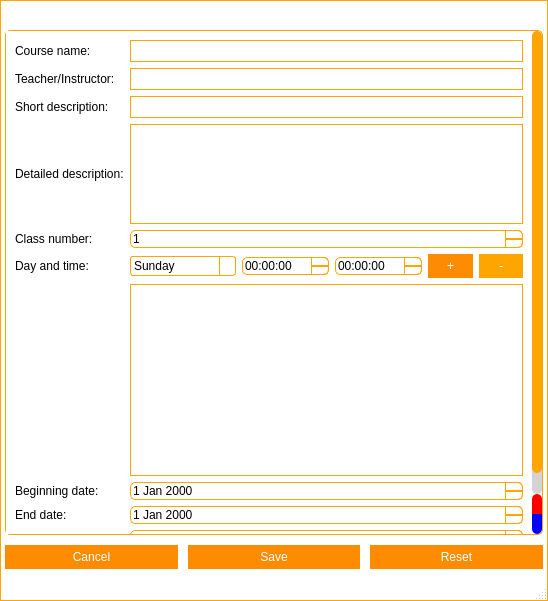
<?xml version="1.0" encoding="UTF-8"?>
<ui version="4.0">
 <class>frmManageClass</class>
 <widget class="QMainWindow" name="frmManageClass">
  <property name="windowModality">
   <enum>Qt::ApplicationModal</enum>
  </property>
  <property name="geometry">
   <rect>
    <x>0</x>
    <y>0</y>
    <width>548</width>
    <height>601</height>
   </rect>
  </property>
  <property name="minimumSize">
   <size>
    <width>0</width>
    <height>600</height>
   </size>
  </property>
  <property name="windowTitle">
   <string>Manage Class | SmartClass</string>
  </property>
  <property name="windowIcon">
   <iconset resource="resources.qrc">
    <normaloff>:/images/logos/Logo.png</normaloff>:/images/logos/Logo.png</iconset>
  </property>
  <property name="styleSheet">
   <string notr="true">QWidget#titleBar{
	background-color: #FFF;
	border-top: 1px solid orange;
	border-left: 1px solid orange;
	border-right: 1px solid orange;
	color: #000;
}

QWidget#centralWidget, QStatusBar{
	background-color: #FFF;
	border-left: 1px solid orange;
	border-right: 1px solid orange;
}

QStatusBar{
	border-bottom: 1px solid orange;
}

/*QTabWidget::pane {
    border-top: 1px solid orange;
}*/

QSlider::handle:horizontal {
    background: orange;
}

/* Vertical and horizontal line customization */

QFrame[frameShape=&quot;4&quot;]
{
    color: orange;
}

QFrame[frameShape=&quot;5&quot;]
{
    color: orange;
}

/* QTabWidget elements customization */

QTabWidget::pane {
/*	border-top: 1px solid orange;*/
	background: white;
}

QTabWidget::tab-bar {
    left: 5px;
}

QTabBar::tab {
	background: white;
    min-width: 120px;
    min-height: 20px;
    padding: 2px;
	border-top-left-radius: 5px;
	border-top-right-radius: 5px;
	margin-top: 6px;
}

QTabBar::tab:selected, QTabBar::tab:hover {
	background: white;
	border-top: 1px solid orange;
	border-right: 1px solid orange;
	border-left: 1px solid orange;
}

QTabBar::tab:selected {
	background: white;
	border-top: 2px solid orange;
	border-right: 2px solid orange;
	border-left: 2px solid orange;
}

QTabBar::tab:!selected {
    margin-bottom: 3px;
}

QTabBar QToolButton{
	background-color: white;
	border: none;
	color: black;
}

QTabBar QToolButton::hover{
	background-color: darkorange;
}

QTabBar QToolButton::pressed{
	background-color: orange;
}

QTabBar QToolButton::!enabled{
	background-color: orange;
}

QWidget#tabFile, QWidget#tabManagement, QWidget#tabTools, QWidget#tabHelp, QWidget#tabFileLayout, QWidget#tabManagementLayout, QWidget#tabToolsLayout, QWidget#tabHelpLayout, QWidget#screenManagerLayout{
	background: white;
}

QLineEdit{
	border: 1px solid orange;
	min-height: 20px;
}

QPlainTextEdit{
	border: 1px solid orange;
	min-height: 40px;
}

QPushButton{
	background-color: darkorange;
	border: 5px solid darkorange;
	color: white;
}

QPushButton::hover{
	background-color: orange;
	border: 5px solid orange;
}

QPushButton::pressed{
	background-color: darkorange;
	border: 5px solid darkorange;
}

QPushButton::!enabled{
	background-color: orange;
	border: 5px solid orange;
}

/*
	QScroll Area
*/

QScrollArea{
	border: none;
}

QScrollArea#scrollManager{
	border: 1px solid orange;
	border-radius: 5px;
}

/* QScrollBar Horizontal*/

QScrollBar:horizontal {
    background: lightgray;
    height: 10px;
    margin: 0px 40px 0 0px;
	border-radius: 5px;
}

QScrollBar::handle:horizontal {
    background: orange;
	border-radius: 5px;
    min-width: 20px;
}

QScrollBar::add-line:horizontal {
    background: blue;
    width: 20px;
    subcontrol-position: right;
    subcontrol-origin: margin;
	border-top-right-radius: 5px;
	border-bottom-right-radius: 5px;
}

QScrollBar::sub-line:horizontal {
    background: red;
    width: 20px;
    subcontrol-position: top right;
    subcontrol-origin: margin;
    position: absolute;
    right: 20px;
	border-top-left-radius: 5px;
	border-bottom-left-radius: 5px;
}

QScrollBar::sub-line:horizontal:hover {
    background: darkred;
}

QScrollBar::sub-line:horizontal:pressed {
    background: red;
}

QScrollBar::add-line:horizontal:hover {
    background: darkblue;
}

QScrollBar::add-line:horizontal:pressed {
    background: blue;
}

QScrollBar:left-arrow:horizontal{
	image: url(:/images/scrollbar/slide_left.PNG);
    width: 10px;
    height: 10px;
}

QScrollBar::right-arrow:horizontal {
	image: url(:/images/scrollbar/slide_right.PNG);
    width: 10px;
    height: 10px;
}

QScrollBar::add-page:horizontal, QScrollBar::sub-page:horizontal {
    background: none;
}

/* QScrollBar Vertical*/

QScrollBar:vertical {
    background: lightgray;
    width: 10px;
    margin: 0px 0px 40px 0px;
	border-radius: 5px;
}

QScrollBar::handle:vertical {
    background: orange;
	border-radius: 5px;
    min-width: 20px;
}

QScrollBar::add-line:vertical {
    background: blue;
    height: 20px;
    subcontrol-position: bottom;
    subcontrol-origin: margin;
	border-bottom-right-radius: 5px;
	border-bottom-left-radius: 5px;
}

QScrollBar::sub-line:vertical {
    background: red;
    height: 20px;
    subcontrol-position: bottom right;
    subcontrol-origin: margin;
    position: absolute;
    bottom: 20px;
	border-top-right-radius: 5px;
	border-top-left-radius: 5px;
}

QScrollBar::sub-line:vertical:hover {
    background: darkred;
}

QScrollBar::sub-line:vertical:pressed {
    background: red;
}

QScrollBar::add-line:vertical:hover {
    background: darkblue;
}

QScrollBar::add-line:vertical:pressed {
    background: blue;
}

QScrollBar:up-arrow:vertical{
	image: url(:/images/scrollbar/slide_up.PNG);
	width: 10px;
    height: 10px;
}

 QScrollBar::down-arrow:vertical{
	image: url(:/images/scrollbar/slide_down.PNG);
	width: 10px;
    height: 10px;
}

QScrollBar::add-page:vertical, QScrollBar::sub-page:vertical {
    background: none;
}

/*QComboBox*/

QComboBox {
    border: 1px solid orange;
	background: white;
    border-radius: 3px;
    padding: 1px 18px 1px 3px;
    min-width: 6em;
}

QComboBox:editable {
    background: white;
}

QComboBox:!editable, QComboBox::drop-down:editable {
	background: white;
}

QComboBox:!editable:on, QComboBox::drop-down:editable:on {
    background: white;
}

QComboBox:on {
    padding-top: 3px;
    padding-left: 4px;
}

QComboBox::drop-down {
    subcontrol-origin: padding;
    subcontrol-position: top right;
    width: 15px;

    border-left-width: 1px;
    border-left-color: orange;
    border-left-style: solid;
    border-top-right-radius: 3px;
    border-bottom-right-radius: 3px;
}

QComboBox::drop-down:hover {
    background: orange;
}

QComboBox::down-arrow {
    image: url(&quot;:/images/buttons/Down_Arrow.PNG&quot;);
	width: 10px;
	height: 10px;
}

QComboBox::down-arrow:on {
    top: 1px;
    left: 1px;
}

QComboBox QAbstractItemView {
    border: 1px solid orange;
    selection-background-color: orange;
    border-top-right-radius: 3px;
    border-bottom-right-radius: 3px;
}

QComboBox QAbstractItemView:hover {
	color: orange;
}

/*
 * QToolButton
 */

QToolButton {
	background: transparent;
	border: 1px solid transparent;
	color: black;
}

QToolButton::hover {
	background: darkorange;
	border: 1px solid darkorange;
	color: white;
}

QToolButton::pressed {
	background: orange;
	border: 1px solid orange;
	color: white;
}

/* QSpinBox  QDateEdit*/

QSpinBox, QDoubleSpinBox, QDateEdit, QDateTimeEdit {
	border: 1px solid orange;
	background: white;
    padding-right: 15px; /* make room for the arrows */
	border-radius: 5px;
}

QSpinBox::up-button:disabled,  QSpinBox::up-button:off,
QSpinBox::down-button:disabled,  QSpinBox::down-button:off,
QDoubleSpinBox::up-button:disabled,  QDoubleSpinBox::up-button:off,
QDoubleSpinBox::down-button:disabled,  QDoubleSpinBox::down-button:off,
QDateEdit::up-button:disabled,  QDateEdit::up-button:off,
QDateEdit::down-button:disabled,  QDateEdit::down-button:off,
QDateTimeEdit::up-button:disabled,  QDateTimeEdit::up-button:off,
QDateTimeEdit::down-button:disabled,  QDateTimeEdit::down-button:off{
	background: orange;
}

QSpinBox::up-button, QDoubleSpinBox::up-button, QDateEdit::up-button, QDateTimeEdit::up-button {
    subcontrol-origin: border;
    subcontrol-position: top right;

    width: 16px;
	border: 1px solid orange;
	border-top-right-radius: 5px;
}

QSpinBox::up-button:hover, QDoubleSpinBox::up-button:hover, QDateEdit::up-button:hover, QDateTimeEdit::up-button:hover {
	background: darkorange;
}

QSpinBox::up-button:pressed, QDoubleSpinBox::up-button:pressed, QDateEdit::up-button:pressed, QDateTimeEdit::up-button:pressed {
	background: orange;
}

QSpinBox::up-arrow, QDoubleSpinBox::up-arrow, QDateEdit::up-arrow, QDateTimeEdit::up-arrow {
    border-image: url(:/images/buttons/Up_Arrow.PNG) 1;
    width: 7px;
    height: 7px;
}

QSpinBox::up-arrow:disabled,
QSpinBox::up-arrow:off,
QDoubleSpinBox::up-arrow:disabled,
QDoubleSpinBox::up-arrow:off,
QDateEdit::up-arrow:disabled,
QDateEdit::up-arrow:off,
QDateTimeEdit::up-arrow:disabled,
QDateTimeEdit::up-arrow:off {
   background: transparent;
}

QSpinBox::down-button,
QDoubleSpinBox::down-button,
QDateEdit::down-button,
QDateTimeEdit::down-button {
    subcontrol-origin: border;
    subcontrol-position: bottom right;

    width: 16px;
	border: 1px solid orange;
	border-bottom-right-radius: 5px;
}

QSpinBox::down-button:hover,
QDoubleSpinBox::down-button:hover,
QDateEdit::down-button:hover,
QDateTimeEdit::down-button:hover {
	background: darkorange;
}

QSpinBox::down-button:pressed,
QDoubleSpinBox::down-button:pressed,
QDateEdit::down-button:pressed,
QDateTimeEdit::down-button:pressed {
	background: orange;
}

QSpinBox::down-arrow,
QDoubleSpinBox::down-arrow,
QDateEdit::down-arrow,
QDateTimeEdit::down-arrow {
    border-image: url(:/images/buttons/Down_Arrow.PNG) 1;
    width: 7px;
    height: 7px;
}

QSpinBox::down-arrow:disabled,
QSpinBox::down-arrow:off,
QDoubleSpinBox::down-arrow:disabled,
QDoubleSpinBox::down-arrow:off,
QDateEdit::down-arrow:disabled,
QDateEdit::down-arrow:off,
QDateTimeEdit::down-arrow:disabled,
QDateTimeEdit::down-arrow:off {
   background: transparent;
}

/*QCheckBox*/

QCheckBox {
    spacing: 5px;
}

QCheckBox::indicator {
    width: 13px;
    height: 13px;
}

QCheckBox::indicator:unchecked {
    border: 1px solid orange;
}

QCheckBox::indicator:unchecked:hover {
    border: 2px solid darkorange;
}

QCheckBox::indicator:unchecked:pressed {
    border: 2px solid orange;
}

QCheckBox::indicator:checked {
    border: 1px solid orange;
	image: url(:/images/buttons/Close.PNG);
}

QCheckBox::indicator:checked:hover {
    border: 2px solid darkorange;
	image: url(:/images/buttons/Close.PNG);
}

QCheckBox::indicator:checked:pressed {
    border: 2px solid orange;
	image: url(:/images/buttons/Close.PNG);
}

QCheckBox::indicator:indeterminate:hover {
    border: 2px solid darkorange;
}

QCheckBox::indicator:indeterminate:pressed {
    border: 2px solid orange;
}

/*
 * QTableWidget
 */

QTableWidget{
	border: 1px solid orange;
}

/*
 * QGroupBox
 */

QGroupBox {
    border: 1px solid orange;
    border-radius: 2px;
    margin-top: 10px;
    padding-top: 10px;
}

QGroupBox::title {
    subcontrol-origin: margin;
    subcontrol-position: top middle; /* position at the top center */
    padding: 5px;
    background-color: white;
	border: 1px solid orange;
	border-radius: 2px;
}

/*
 * QListWidget
 */

QListWidget {
    border: 1px solid orange;
}</string>
  </property>
  <widget class="QWidget" name="centralWidget">
   <layout class="QGridLayout" name="gridLayout_2">
    <property name="leftMargin">
     <number>0</number>
    </property>
    <property name="topMargin">
     <number>0</number>
    </property>
    <property name="rightMargin">
     <number>0</number>
    </property>
    <property name="bottomMargin">
     <number>0</number>
    </property>
    <property name="spacing">
     <number>0</number>
    </property>
    <item row="0" column="0">
     <widget class="TitleBar" name="titleBar" native="true">
      <property name="minimumSize">
       <size>
        <width>0</width>
        <height>30</height>
       </size>
      </property>
      <property name="maximumSize">
       <size>
        <width>16777215</width>
        <height>30</height>
       </size>
      </property>
     </widget>
    </item>
    <item row="1" column="0">
     <layout class="QGridLayout" name="gridLayout">
      <property name="leftMargin">
       <number>5</number>
      </property>
      <property name="rightMargin">
       <number>5</number>
      </property>
      <property name="bottomMargin">
       <number>10</number>
      </property>
      <property name="horizontalSpacing">
       <number>0</number>
      </property>
      <property name="verticalSpacing">
       <number>10</number>
      </property>
      <item row="1" column="0">
       <widget class="QScrollArea" name="scrollManager">
        <property name="enabled">
         <bool>true</bool>
        </property>
        <property name="minimumSize">
         <size>
          <width>500</width>
          <height>250</height>
         </size>
        </property>
        <property name="horizontalScrollBarPolicy">
         <enum>Qt::ScrollBarAlwaysOff</enum>
        </property>
        <property name="widgetResizable">
         <bool>true</bool>
        </property>
        <widget class="QWidget" name="screenManagerLayout">
         <property name="geometry">
          <rect>
           <x>0</x>
           <y>0</y>
           <width>526</width>
           <height>525</height>
          </rect>
         </property>
         <layout class="QGridLayout" name="gridLayout_3">
          <item row="5" column="3">
           <widget class="QTimeEdit" name="edtEnd"/>
          </item>
          <item row="8" column="1" colspan="5">
           <widget class="QDateEdit" name="edtBeginningDate"/>
          </item>
          <item row="3" column="1" colspan="5">
           <widget class="QPlainTextEdit" name="edtDetailedDescription">
            <property name="maximumSize">
             <size>
              <width>16777215</width>
              <height>100</height>
             </size>
            </property>
           </widget>
          </item>
          <item row="5" column="2">
           <widget class="QTimeEdit" name="edtBegin"/>
          </item>
          <item row="10" column="1" colspan="5">
           <widget class="QDoubleSpinBox" name="edtPrice">
            <property name="maximum">
             <double>100000000000000000000.000000000000000</double>
            </property>
           </widget>
          </item>
          <item row="5" column="0">
           <widget class="QLabel" name="lblDateAndTime">
            <property name="text">
             <string>Day and time:</string>
            </property>
           </widget>
          </item>
          <item row="10" column="0">
           <widget class="QLabel" name="lblPrice">
            <property name="text">
             <string>Price:</string>
            </property>
           </widget>
          </item>
          <item row="5" column="1">
           <widget class="QComboBox" name="cbDay">
            <item>
             <property name="text">
              <string>Sunday</string>
             </property>
            </item>
            <item>
             <property name="text">
              <string>Monday</string>
             </property>
            </item>
            <item>
             <property name="text">
              <string>Tuesday</string>
             </property>
            </item>
            <item>
             <property name="text">
              <string>Wednesday</string>
             </property>
            </item>
            <item>
             <property name="text">
              <string>Thursday</string>
             </property>
            </item>
            <item>
             <property name="text">
              <string>Friday</string>
             </property>
            </item>
            <item>
             <property name="text">
              <string>Saturday</string>
             </property>
            </item>
           </widget>
          </item>
          <item row="5" column="5">
           <widget class="QPushButton" name="btRemoveDay">
            <property name="enabled">
             <bool>false</bool>
            </property>
            <property name="text">
             <string>-</string>
            </property>
           </widget>
          </item>
          <item row="0" column="0">
           <widget class="QLabel" name="lblCourseName">
            <property name="text">
             <string>Course name:</string>
            </property>
           </widget>
          </item>
          <item row="9" column="0">
           <widget class="QLabel" name="lblEndDay">
            <property name="text">
             <string>End date:</string>
            </property>
           </widget>
          </item>
          <item row="8" column="0">
           <widget class="QLabel" name="lblBeginningDay">
            <property name="text">
             <string>Beginning date:</string>
            </property>
           </widget>
          </item>
          <item row="5" column="4">
           <widget class="QPushButton" name="btAddDay">
            <property name="text">
             <string>+</string>
            </property>
           </widget>
          </item>
          <item row="7" column="1" colspan="5">
           <widget class="QListWidget" name="listDaysAndTime">
            <property name="sizePolicy">
             <sizepolicy hsizetype="Expanding" vsizetype="Expanding">
              <horstretch>0</horstretch>
              <verstretch>0</verstretch>
             </sizepolicy>
            </property>
           </widget>
          </item>
          <item row="0" column="1" colspan="5">
           <widget class="QLineEdit" name="edtCourseName"/>
          </item>
          <item row="9" column="1" colspan="5">
           <widget class="QDateEdit" name="edtEndDate"/>
          </item>
          <item row="4" column="1" colspan="5">
           <widget class="QSpinBox" name="edtClassNumber">
            <property name="suffix">
             <string/>
            </property>
            <property name="prefix">
             <string/>
            </property>
            <property name="minimum">
             <number>1</number>
            </property>
            <property name="maximum">
             <number>200</number>
            </property>
           </widget>
          </item>
          <item row="4" column="0">
           <widget class="QLabel" name="lblClassNumber">
            <property name="text">
             <string>Class number:</string>
            </property>
           </widget>
          </item>
          <item row="2" column="0">
           <widget class="QLabel" name="label">
            <property name="text">
             <string>Short description:</string>
            </property>
           </widget>
          </item>
          <item row="2" column="1" colspan="5">
           <widget class="QLineEdit" name="edtShortDescription"/>
          </item>
          <item row="3" column="0">
           <widget class="QLabel" name="lblDetailedDescription">
            <property name="text">
             <string>Detailed description:</string>
            </property>
            <property name="wordWrap">
             <bool>true</bool>
            </property>
           </widget>
          </item>
          <item row="1" column="0">
           <widget class="QLabel" name="lblTeacher">
            <property name="text">
             <string>Teacher/Instructor:</string>
            </property>
           </widget>
          </item>
          <item row="1" column="1" colspan="5">
           <widget class="QLineEdit" name="edtTeacher"/>
          </item>
         </layout>
        </widget>
       </widget>
      </item>
      <item row="2" column="0">
       <layout class="QHBoxLayout" name="horizontalLayout">
        <property name="spacing">
         <number>10</number>
        </property>
        <item>
         <widget class="QPushButton" name="btCancel">
          <property name="text">
           <string>Cancel</string>
          </property>
         </widget>
        </item>
        <item>
         <widget class="QPushButton" name="btSave">
          <property name="text">
           <string>Save</string>
          </property>
         </widget>
        </item>
        <item>
         <widget class="QPushButton" name="btReset">
          <property name="text">
           <string>Reset</string>
          </property>
         </widget>
        </item>
       </layout>
      </item>
     </layout>
    </item>
   </layout>
  </widget>
  <widget class="QStatusBar" name="statusBar"/>
 </widget>
 <customwidgets>
  <customwidget>
   <class>TitleBar</class>
   <extends>QWidget</extends>
   <header>titlebar.h</header>
   <container>1</container>
  </customwidget>
 </customwidgets>
 <tabstops>
  <tabstop>edtCourseName</tabstop>
  <tabstop>edtTeacher</tabstop>
  <tabstop>edtShortDescription</tabstop>
  <tabstop>edtDetailedDescription</tabstop>
  <tabstop>edtClassNumber</tabstop>
  <tabstop>cbDay</tabstop>
  <tabstop>edtBegin</tabstop>
  <tabstop>edtEnd</tabstop>
  <tabstop>btAddDay</tabstop>
  <tabstop>btRemoveDay</tabstop>
  <tabstop>listDaysAndTime</tabstop>
  <tabstop>edtBeginningDate</tabstop>
  <tabstop>edtEndDate</tabstop>
  <tabstop>edtPrice</tabstop>
  <tabstop>btSave</tabstop>
  <tabstop>btReset</tabstop>
  <tabstop>btCancel</tabstop>
  <tabstop>scrollManager</tabstop>
 </tabstops>
 <resources>
  <include location="resources.qrc"/>
 </resources>
 <connections/>
</ui>
